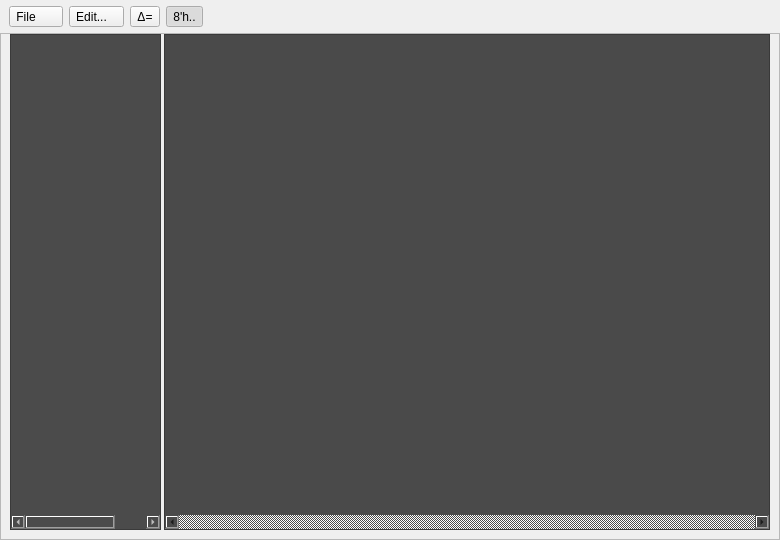
<?xml version="1.0" encoding="UTF-8"?>
<ui version="4.0">
 <class>DockWaveform</class>
 <widget class="QDockWidget" name="DockWaveform">
  <property name="geometry">
   <rect>
    <x>0</x>
    <y>0</y>
    <width>780</width>
    <height>540</height>
   </rect>
  </property>
  <property name="floating">
   <bool>true</bool>
  </property>
  <property name="allowedAreas">
   <set>Qt::DockWidgetArea::NoDockWidgetArea</set>
  </property>
  <property name="windowTitle">
   <string>Waveform</string>
  </property>
  <widget class="QWidget" name="dockWidgetContents">
   <layout class="QVBoxLayout" name="verticalLayout">
    <property name="spacing">
     <number>6</number>
    </property>
    <property name="leftMargin">
     <number>0</number>
    </property>
    <property name="topMargin">
     <number>0</number>
    </property>
    <property name="rightMargin">
     <number>0</number>
    </property>
    <property name="bottomMargin">
     <number>0</number>
    </property>
    <item>
     <widget class="WidgetToolbar" name="widget" native="true"/>
    </item>
    <item>
     <layout class="QHBoxLayout" name="horizontalLayout">
      <property name="leftMargin">
       <number>9</number>
      </property>
      <property name="rightMargin">
       <number>9</number>
      </property>
      <item>
       <widget class="QToolButton" name="btFile">
        <property name="text">
         <string>File      </string>
        </property>
        <property name="popupMode">
         <enum>QToolButton::ToolButtonPopupMode::InstantPopup</enum>
        </property>
        <property name="toolButtonStyle">
         <enum>Qt::ToolButtonStyle::ToolButtonFollowStyle</enum>
        </property>
       </widget>
      </item>
      <item>
       <widget class="QToolButton" name="btEdit">
        <property name="text">
         <string>Edit...   </string>
        </property>
       </widget>
      </item>
      <item>
       <widget class="QToolButton" name="btLink">
        <property name="sizePolicy">
         <sizepolicy hsizetype="Minimum" vsizetype="Fixed">
          <horstretch>0</horstretch>
          <verstretch>0</verstretch>
         </sizepolicy>
        </property>
        <property name="text">
         <string>Δ=</string>
        </property>
        <property name="checkable">
         <bool>true</bool>
        </property>
       </widget>
      </item>
      <item>
       <widget class="QToolButton" name="btDecorated">
        <property name="text">
         <string>8'h..</string>
        </property>
        <property name="checkable">
         <bool>true</bool>
        </property>
        <property name="checked">
         <bool>true</bool>
        </property>
       </widget>
      </item>
      <item>
       <spacer name="horizontalSpacer">
        <property name="orientation">
         <enum>Qt::Orientation::Horizontal</enum>
        </property>
        <property name="sizeHint" stdset="0">
         <size>
          <width>40</width>
          <height>20</height>
         </size>
        </property>
       </spacer>
      </item>
     </layout>
    </item>
    <item>
     <widget class="QFrame" name="frame">
      <property name="frameShape">
       <enum>QFrame::Shape::StyledPanel</enum>
      </property>
      <property name="frameShadow">
       <enum>QFrame::Shadow::Raised</enum>
      </property>
      <layout class="QHBoxLayout" name="horizontalLayout1">
       <property name="spacing">
        <number>3</number>
       </property>
       <property name="topMargin">
        <number>0</number>
       </property>
       <item>
        <widget class="QTableWidget" name="list">
         <property name="minimumSize">
          <size>
           <width>151</width>
           <height>0</height>
          </size>
         </property>
         <property name="maximumSize">
          <size>
           <width>151</width>
           <height>16777215</height>
          </size>
         </property>
         <property name="styleSheet">
          <string notr="true">background-color: rgb(75, 75, 75);
color: rgb(255, 255, 255);</string>
         </property>
         <property name="verticalScrollBarPolicy">
          <enum>Qt::ScrollBarPolicy::ScrollBarAlwaysOff</enum>
         </property>
         <property name="sizeAdjustPolicy">
          <enum>QAbstractScrollArea::SizeAdjustPolicy::AdjustToContents</enum>
         </property>
         <property name="editTriggers">
          <set>QAbstractItemView::EditTrigger::NoEditTriggers</set>
         </property>
         <property name="selectionMode">
          <enum>QAbstractItemView::SelectionMode::NoSelection</enum>
         </property>
         <property name="horizontalScrollMode">
          <enum>QAbstractItemView::ScrollMode::ScrollPerPixel</enum>
         </property>
         <property name="wordWrap">
          <bool>false</bool>
         </property>
         <attribute name="horizontalHeaderVisible">
          <bool>false</bool>
         </attribute>
         <attribute name="verticalHeaderVisible">
          <bool>false</bool>
         </attribute>
         <attribute name="verticalHeaderMinimumSectionSize">
          <number>10</number>
         </attribute>
         <attribute name="verticalHeaderDefaultSectionSize">
          <number>20</number>
         </attribute>
         <column>
          <property name="text">
           <string>Name</string>
          </property>
         </column>
         <column>
          <property name="text">
           <string>Value</string>
          </property>
         </column>
        </widget>
       </item>
       <item>
        <widget class="CustomScrollArea" name="scrollArea">
         <property name="styleSheet">
          <string notr="true">background-color: rgb(74, 74, 74);</string>
         </property>
         <property name="horizontalScrollBarPolicy">
          <enum>Qt::ScrollBarPolicy::ScrollBarAlwaysOn</enum>
         </property>
         <property name="widgetResizable">
          <bool>true</bool>
         </property>
         <widget class="WidgetWaveform" name="widgetWaveform">
          <property name="geometry">
           <rect>
            <x>0</x>
            <y>0</y>
            <width>615</width>
            <height>443</height>
           </rect>
          </property>
          <layout class="QHBoxLayout" name="layoutScroll">
           <property name="spacing">
            <number>0</number>
           </property>
           <property name="leftMargin">
            <number>0</number>
           </property>
           <property name="topMargin">
            <number>0</number>
           </property>
           <property name="rightMargin">
            <number>0</number>
           </property>
           <property name="bottomMargin">
            <number>0</number>
           </property>
          </layout>
         </widget>
        </widget>
       </item>
      </layout>
     </widget>
    </item>
   </layout>
  </widget>
 </widget>
 <customwidgets>
  <customwidget>
   <class>WidgetToolbar</class>
   <extends>QWidget</extends>
   <header>WidgetToolbar.h</header>
   <container>1</container>
  </customwidget>
  <customwidget>
   <class>WidgetWaveform</class>
   <extends>QWidget</extends>
   <header>WidgetWaveform.h</header>
   <container>1</container>
  </customwidget>
  <customwidget>
   <class>CustomScrollArea</class>
   <extends>QScrollArea</extends>
   <header>DockWaveform.h</header>
   <container>1</container>
  </customwidget>
 </customwidgets>
 <tabstops>
  <tabstop>btFile</tabstop>
  <tabstop>btEdit</tabstop>
  <tabstop>btLink</tabstop>
  <tabstop>list</tabstop>
  <tabstop>scrollArea</tabstop>
 </tabstops>
 <resources/>
 <connections/>
</ui>
